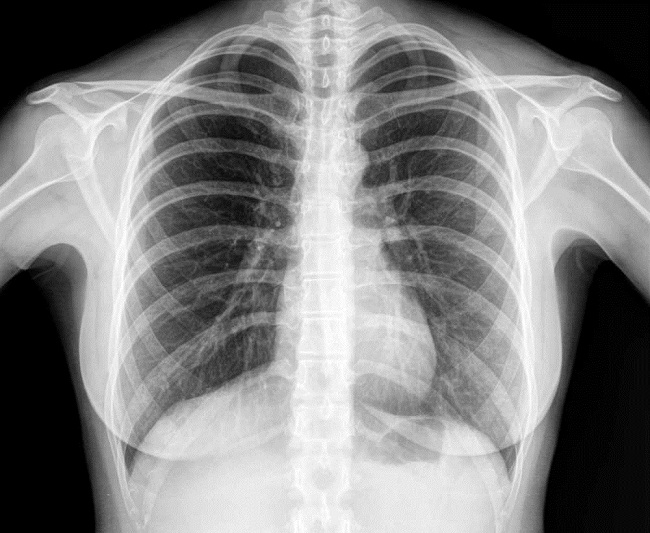
#> input picture x_ray.jpg, 650 x 533 px
$ jupyter execute --allow-errors app.ipynb
#> lines starting #> are read from the running program, lines starting #| are printed output that depends on the picture; after the words box and inside, x2 and y2 are one past the last pixel; in counts of white or black regions, pixels touching at a corner belong together
[cell 1]
import numpy as np
import matplotlib.pyplot as plt
import cv2 as cv

[cell 2]
image = cv.imread('Y1.jpg')
#> (the rest of this cell did not finish here and is left out)

#> (a cell that did not finish here is left out)

#> (a cell that did not finish here is left out)

[cell 5]
x_ray = cv.imread('x_ray.jpg')
#> x_ray is the input picture: shape (533, 650, 3); min 0, max 255, mean 131.4
x_ray = cv.cvtColor(x_ray , cv.COLOR_BGR2GRAY)
#> x_ray: shape (533, 650)
plt.imshow(x_ray , cmap='gray')

[cell 6]
x_ray_copy = x_ray.copy()
for x in range(x_ray_copy.shape[0]):
    for y in range(x_ray_copy.shape[1]):
        if(x_ray_copy[x,y] >=150 and x_ray_copy[x,y] <= 255):
            x_ray_copy[x , y] = 255
        else:
            x_ray_copy[x , y ] = 0
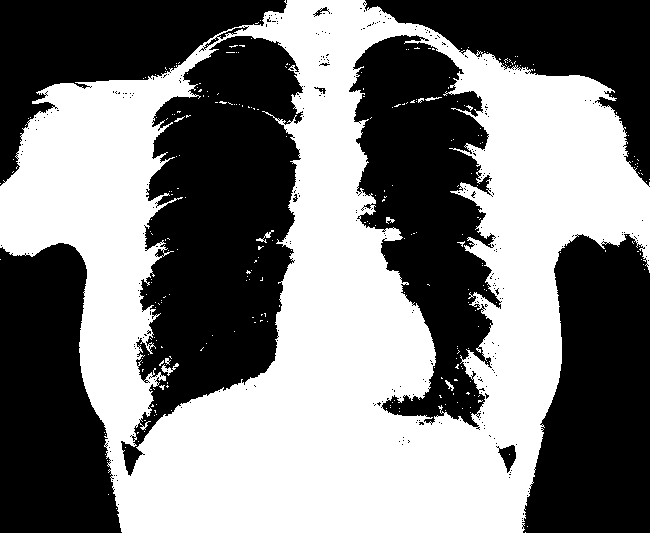
#> x_ray_copy: shape (533, 650); 49.4% white; 280 white regions (272 under 20 px), largest, box (x1, y1, x2, y2) and area: (0, 0, 650, 533) 170235, (161, 363, 179, 376) 79, (256, 230, 274, 243) 60


$ run again, with contrast_strecth.jfif saved as x_ray.jpg
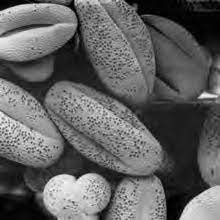
#> input picture contrast_strecth.jfif, 220 x 220 px
#> x_ray is the input picture: shape (220, 220, 3); min 0, max 255, mean 97.1
#> x_ray: shape (220, 220)
#> after the loop `for x in range(x_ray_copy.shape[0]):`:
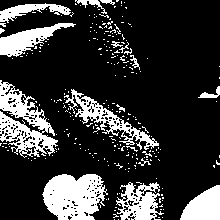
#> x_ray_copy: shape (220, 220); 21.1% white; 261 white regions (244 under 20 px), largest, box (x1, y1, x2, y2) and area: (42, 174, 108, 220) 2204, (0, 80, 58, 158) 2056, (64, 89, 159, 150) 1192
